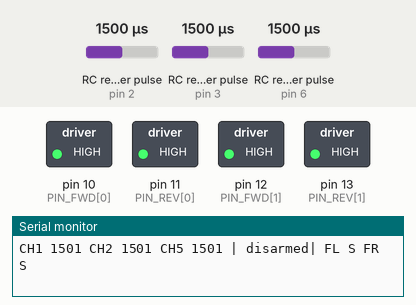
Bench run of a sketch on a simulated Arduino Mega 2560, built with avr-gcc and run on an emulated ATmega2560. Parts: switched loads named in the sketch (green lamp = pin HIGH), the last lines printed to the serial monitor. Wiring (inferred from the names in the program): 3 × RC receiver channel: data pin 2 / data pin 3 / data pin 6. The inputs (shaded band) are chosen by the test bench; at power-on: RC receiver pulse (sensors on pin 6, pin 2, pin 3) 1500 µs.

Above: at 1.2 s.
1.3 s: RC receiver pulse (sensor on pin 6) set to 1020 µs
3.5 s: RC receiver pulse (sensor on pin 2) set to 1343 µs
5.0 s: RC receiver pulse (sensor on pin 2) set to 1324 µs
At 6.0 s:
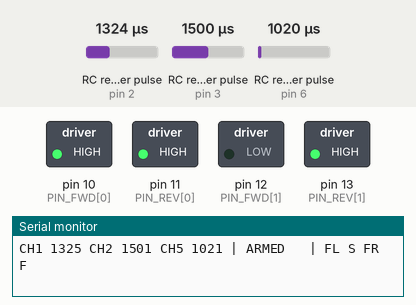
6.5 s: RC receiver pulse (sensor on pin 3) set to 1485 µs
At 7.2 s:
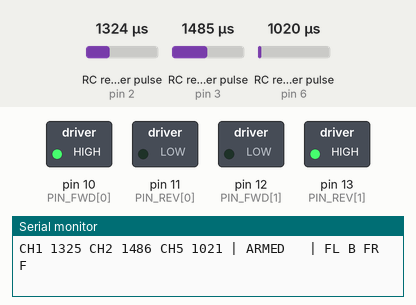
8.0 s: RC receiver pulse (sensor on pin 3) set to 1440 µs
9.5 s: RC receiver pulse (sensor on pin 3) set to 1408 µs
At 10.7 s:
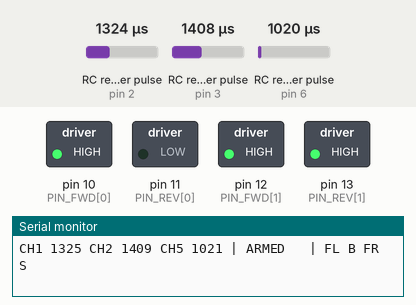
Timing chart, 0 to 12.0 s (numbered marks = the images above; inputs shaded):
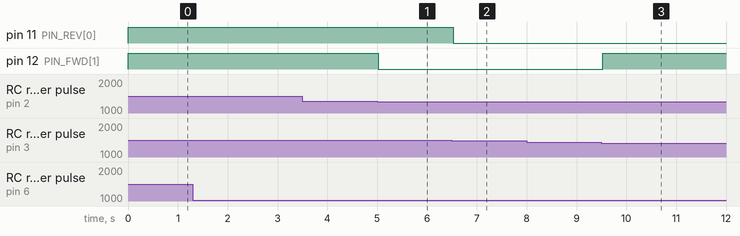

Measured:
- the behaviour switches between 1325 and 1324 µs on RC receiver pulse (sensor on pin 2) (found by bisection; images 0 and 1)
- the behaviour switches between 1499 and 1498 µs on RC receiver pulse (sensor on pin 3) (found by bisection; images 1 and 2)
- the behaviour switches between 1425 and 1424 µs on RC receiver pulse (sensor on pin 3) (found by bisection; images 2 and 3)
- after the input at 5.0 s, pin 12 (PIN_FWD[1]): HIGH → LOW at once
- after the input at 6.5 s, pin 11 (PIN_REV[0]): HIGH → LOW at once
- after the input at 9.5 s, pin 12 (PIN_FWD[1]): LOW → HIGH at once

The sketch:

rc_relay_motor_mega.ino
```cpp
/*
 * rc_relay_motor_mega.ino
 * Arduino MEGA 2560 - FlySky FS-ST8 / FS-SR8 (PWM) คุมทิศ DC motor 2 ตัวผ่าน relay (ทดสอบล้อหน้า)
 *
 * ต่อสาย:
 *   ตัวรับ CH1..CH8 (ขา S) -> pin 2..9   (+/- ของตัวรับจาก 5V/GND ของ Mega)
 *   relay FL (หน้าซ้าย)  : เดินหน้า pin 10, ถอยหลัง pin 11
 *   relay FR (หน้าขวา)   : เดินหน้า pin 12, ถอยหลัง pin 13
 *   relay ต่อแบบเดียวกับ relay_motor_mega_4wd: COM -> ขั้วมอเตอร์, NO -> OUT+, NC -> OUT- ของ governor
 *
 * การบังคับ (ค่าที่วัดจากรีโมทจริง: คันโยก 1000-2000 กลาง 1500, SWA ขึ้น 2000 / ลง 1000):
 *   SWA (CH5, pin 6) ลง = ARM, ขึ้น = หยุดทุกล้อ
 *   คันโยกขวา ขึ้น/ลง (CH2, pin 3) = เดินหน้า / ถอยหลัง
 *   คันโยกขวา ซ้าย/ขวา (CH1, pin 2) = เลี้ยว (หมุนตัว: ล้อซ้ายถอย ล้อขวาเดิน และกลับกัน)
 *   relay เปิดปิดได้อย่างเดียว ความเร็วยังตั้งด้วยลูกบิด governor เหมือนเดิม
 *
 * ความปลอดภัย:
 *   1) ต้องเห็น SWA อยู่ข้างบน (ไม่ ARM) ก่อนหนึ่งครั้งหลังเปิดเครื่องหรือหลังสัญญาณหาย ถึงจะ ARM ได้
 *   2) สัญญาณหายเกิน SIGNAL_TIMEOUT_MS -> หยุดทุกล้อ (ที่รีโมทให้ FAILSAFE เป็น NOT SET / NONE = ไม่มีพัลส์)
 *   3) จะกลับทาง ต้องหยุดค้าง REVERSE_DELAY ก่อน, ไม่เปิด relay สองตัวของล้อเดียวกันพร้อมกัน
 *   4) relay ถูกสั่ง "ปิด" ก่อนตั้งขาเป็น OUTPUT จะได้ไม่กระตุกตอนบูต
 *   !! pin 13 = LED บนบอร์ด, bootloader กะพริบตอนรีเซ็ต/อัปโหลด -> relay FR ถอยหลังอาจกระตุก
 *      ถอดไฟมอเตอร์ตอนอัปโหลด หรือย้าย FR ถอยหลังไปขาอื่น (เช่น 23) แล้วแก้ PIN_REV
 *
 * Serial 115200 (ทุก 250 ms): "CH1 1500 CH2 1500 CH5 2000 | ARMED | FL S FR S"
 */

// ---------------- ค่าที่อาจต้องปรับ ----------------
const uint8_t PIN_CH1 = 2;  // เลี้ยว
const uint8_t PIN_CH2 = 3;  // เดินหน้า/ถอย
const uint8_t PIN_CH5 = 6;  // SWA

const uint8_t NUM_MOTORS = 2;
const char *MOTOR_NAME[NUM_MOTORS] = {"FL", "FR"};
const uint8_t PIN_FWD[NUM_MOTORS] = {10, 12};
const uint8_t PIN_REV[NUM_MOTORS] = {11, 13};
const bool INVERT[NUM_MOTORS] = {false, false};  // ล้อไหนหมุนกลับด้าน ตั้ง true

const bool RELAY_ACTIVE_LOW = true;  // โมดูล relay ของโปรเจ็คนี้ LOW = ทำงาน

const float ENGAGE = 0.35;   // คันโยกต้องเกินนี้ล้อถึงหมุน (0-1 จากกลางถึงสุด)
const float RELEASE = 0.20;  // หมุนอยู่แล้ว ลดต่ำกว่านี้ถึงหยุด (กันกระพริบตรงขอบ)
const unsigned long REVERSE_DELAY = 500;      // หยุดค้างก่อนกลับทาง (ms)
const unsigned long SIGNAL_TIMEOUT_MS = 300;  // ไม่มีพัลส์ถูกต้องเกินนี้ = หยุด
// ตัวรับส่งพัลส์ทุกช่องเกือบพร้อมกันต่อเฟรม อ่านช่องหนึ่งเสร็จ ช่องถัดไปต้องรอเฟรมใหม่
// เลยต้องรอได้นานกว่าหนึ่งเฟรมเผื่อไว้ (25 ms เคยสั้นเกิน อ่านได้สลับช่องไม่เคยครบ)
const unsigned long PULSE_TIMEOUT_US = 60000;
const unsigned long PRINT_MS = 250;
// ---------------------------------------------------

enum Dir : int8_t { D_REV = -1, D_STOP = 0, D_FWD = 1 };

Dir current[NUM_MOTORS] = {D_STOP, D_STOP};
Dir target[NUM_MOTORS] = {D_STOP, D_STOP};
unsigned long stoppedAt[NUM_MOTORS] = {0, 0};

bool armed = false;
bool sawDisarmed = false;  // safety latch
unsigned long lastGoodSignal = 0;
unsigned long lastPrint = 0;
int ch1 = 0, ch2 = 0, ch5 = 0;

void relayWrite(uint8_t pin, bool on) {
  digitalWrite(pin, (on != RELAY_ACTIVE_LOW) ? HIGH : LOW);
}

void applyMotor(uint8_t i, Dir d) {
  Dir wired = INVERT[i] ? (Dir)(-d) : d;
  relayWrite(PIN_FWD[i], false);  // ปิดทั้งคู่ก่อน แล้วค่อยเปิดตัวที่ต้องการ
  relayWrite(PIN_REV[i], false);
  if (wired == D_FWD) relayWrite(PIN_FWD[i], true);
  if (wired == D_REV) relayWrite(PIN_REV[i], true);
  if (current[i] != D_STOP && d == D_STOP) stoppedAt[i] = millis();
  current[i] = d;
}

// ทุกล้อผ่าน STOP ก่อนกลับทาง และรอ REVERSE_DELAY นับจากตอนหยุด
void updateMotor(uint8_t i, unsigned long now) {
  if (target[i] == current[i]) return;
  if (current[i] != D_STOP) {
    applyMotor(i, D_STOP);
  } else if (now - stoppedAt[i] >= REVERSE_DELAY) {
    applyMotor(i, target[i]);
  }
}

// พัลส์ 1000-2000 us -> -1..1, ค่าผิดช่วง = 0 ใน *ok
float stickValue(int us, bool *ok) {
  if (us < 900 || us > 2100) {
    *ok = false;
    return 0;
  }
  float v = (us - 1500) / 500.0;
  return v > 1 ? 1 : (v < -1 ? -1 : v);
}

// แปลงค่าคันโยกเป็นทิศ พร้อม hysteresis เทียบกับทิศที่หมุนอยู่
Dir toDir(float v, Dir now) {
  if (now == D_FWD && v > RELEASE) return D_FWD;
  if (now == D_REV && v < -RELEASE) return D_REV;
  if (v > ENGAGE) return D_FWD;
  if (v < -ENGAGE) return D_REV;
  return D_STOP;
}

char dirChar(Dir d) {
  return d == D_FWD ? 'F' : (d == D_REV ? 'B' : 'S');
}

void setup() {
  for (uint8_t i = 0; i < NUM_MOTORS; i++) {
    relayWrite(PIN_FWD[i], false);  // ตั้งระดับ "ปิด" ก่อน pinMode จะได้ไม่กระตุก
    relayWrite(PIN_REV[i], false);
    pinMode(PIN_FWD[i], OUTPUT);
    pinMode(PIN_REV[i], OUTPUT);
  }
  pinMode(PIN_CH1, INPUT);
  pinMode(PIN_CH2, INPUT);
  pinMode(PIN_CH5, INPUT);
  Serial.begin(115200);
  Serial.println(F("READY rc_relay_motor_mega (flip SWA up, then down to ARM)"));
}

void loop() {
  ch1 = pulseIn(PIN_CH1, HIGH, PULSE_TIMEOUT_US);
  ch2 = pulseIn(PIN_CH2, HIGH, PULSE_TIMEOUT_US);
  ch5 = pulseIn(PIN_CH5, HIGH, PULSE_TIMEOUT_US);
  unsigned long now = millis();

  bool ok = true;
  float drive = stickValue(ch2, &ok);
  float turn = stickValue(ch1, &ok);
  bool swaValid = ch5 >= 900 && ch5 <= 2100;
  if (ok && swaValid) lastGoodSignal = now;
  bool signal = lastGoodSignal != 0 && now - lastGoodSignal <= SIGNAL_TIMEOUT_MS;

  if (!signal) {
    armed = false;
    sawDisarmed = false;  // สัญญาณกลับมาแล้วต้องยก SWA ขึ้นก่อนหนึ่งครั้ง
  } else if (ok && swaValid) {
    bool swaDown = ch5 < 1500;
    if (!swaDown) sawDisarmed = true;
    armed = swaDown && sawDisarmed;
  }

  float mix[NUM_MOTORS] = {drive + turn, drive - turn};  // FL, FR
  for (uint8_t i = 0; i < NUM_MOTORS; i++) {
    target[i] = armed ? toDir(mix[i], current[i]) : D_STOP;
    if (!armed && current[i] != D_STOP) applyMotor(i, D_STOP);  // ปลด ARM = หยุดทันที
    updateMotor(i, now);
  }

  if (now - lastPrint >= PRINT_MS) {
    lastPrint = now;
    Serial.print(F("CH1 ")); Serial.print(ch1);
    Serial.print(F(" CH2 ")); Serial.print(ch2);
    Serial.print(F(" CH5 ")); Serial.print(ch5);
    Serial.print(signal ? (armed ? F(" | ARMED   |") : (sawDisarmed ? F(" | disarmed|") : F(" | SWA up first|")))
                        : F(" | NO SIGNAL|"));
    for (uint8_t i = 0; i < NUM_MOTORS; i++) {
      Serial.print(' ');
      Serial.print(MOTOR_NAME[i]);
      Serial.print(' ');
      Serial.print(dirChar(current[i]));
    }
    Serial.println();
  }
}
```
